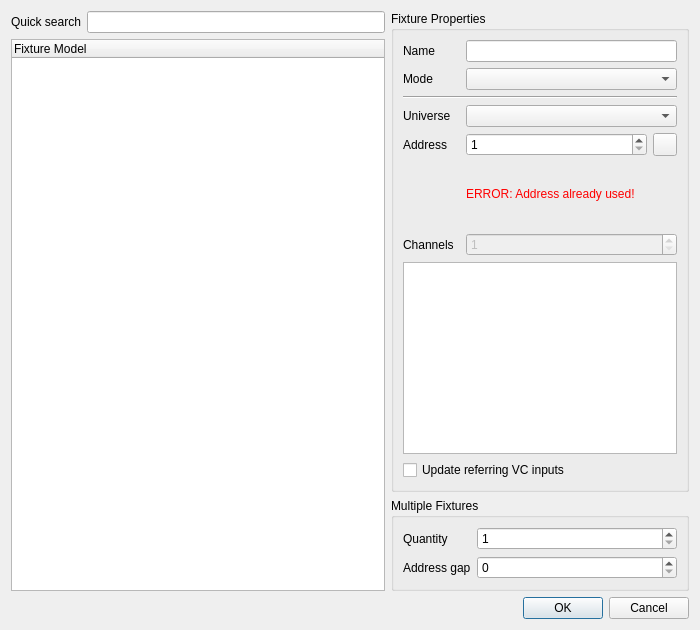
<?xml version="1.0" encoding="UTF-8"?>
<ui version="4.0">
 <author>Massimo Callegari</author>
 <comment>
  Q Light Controller Plus
  addfixture.ui

  Copyright (c) 2015 Massimo Callegari

  Licensed under the Apache License, Version 2.0 (the &quot;License&quot;);
  you may not use this file except in compliance with the License.
  You may obtain a copy of the License at

      http://www.apache.org/licenses/LICENSE-2.0.txt

  Unless required by applicable law or agreed to in writing, software
  distributed under the License is distributed on an &quot;AS IS&quot; BASIS,
  WITHOUT WARRANTIES OR CONDITIONS OF ANY KIND, either express or implied.
  See the License for the specific language governing permissions and
  limitations under the License.
 </comment>
 <class>AddFixture</class>
 <widget class="QDialog" name="AddFixture">
  <property name="geometry">
   <rect>
    <x>0</x>
    <y>0</y>
    <width>700</width>
    <height>630</height>
   </rect>
  </property>
  <property name="windowTitle">
   <string>Add fixture</string>
  </property>
  <layout class="QGridLayout" name="gridLayout_3">
   <item row="0" column="2" rowspan="2">
    <widget class="QGroupBox" name="m_propertiesGroup">
     <property name="sizePolicy">
      <sizepolicy hsizetype="Preferred" vsizetype="Expanding">
       <horstretch>0</horstretch>
       <verstretch>0</verstretch>
      </sizepolicy>
     </property>
     <property name="title">
      <string>Fixture Properties</string>
     </property>
     <layout class="QGridLayout" name="gridLayout">
      <item row="0" column="0">
       <widget class="QLabel" name="m_nameLabel">
        <property name="text">
         <string>Name</string>
        </property>
       </widget>
      </item>
      <item row="0" column="2">
       <widget class="QLineEdit" name="m_nameEdit">
        <property name="toolTip">
         <string>A friendly name for the new fixture</string>
        </property>
       </widget>
      </item>
      <item row="1" column="0">
       <widget class="QLabel" name="m_modeLabel">
        <property name="text">
         <string>Mode</string>
        </property>
       </widget>
      </item>
      <item row="1" column="2">
       <widget class="QComboBox" name="m_modeCombo">
        <property name="toolTip">
         <string>Selected fixture mode</string>
        </property>
       </widget>
      </item>
      <item row="2" column="0" colspan="3">
       <widget class="Line" name="line">
        <property name="orientation">
         <enum>Qt::Horizontal</enum>
        </property>
       </widget>
      </item>
      <item row="3" column="0">
       <widget class="QLabel" name="m_universeLabel">
        <property name="text">
         <string>Universe</string>
        </property>
       </widget>
      </item>
      <item row="3" column="2">
       <widget class="QComboBox" name="m_universeCombo">
        <property name="toolTip">
         <string>Add fixture to this universe</string>
        </property>
       </widget>
      </item>
      <item row="4" column="0">
       <widget class="QLabel" name="m_addressLabel">
        <property name="text">
         <string>Address</string>
        </property>
       </widget>
      </item>
      <item row="4" column="2">
       <layout class="QHBoxLayout" name="horizontalLayout_6">
        <item>
         <widget class="QSpinBox" name="m_addressSpin">
          <property name="toolTip">
           <string>The starting address of the (first) added fixture</string>
          </property>
          <property name="minimum">
           <number>1</number>
          </property>
          <property name="maximum">
           <number>512</number>
          </property>
         </widget>
        </item>
        <item>
         <widget class="QToolButton" name="m_diptoolButton">
          <property name="toolTip">
           <string>Address Tool</string>
          </property>
          <property name="icon">
           <iconset resource="qlcui.qrc">
            <normaloff>:/diptool.png</normaloff>:/diptool.png</iconset>
          </property>
         </widget>
        </item>
       </layout>
      </item>
      <item row="6" column="0">
       <widget class="QLabel" name="m_channelsLabel">
        <property name="text">
         <string>Channels</string>
        </property>
       </widget>
      </item>
      <item row="6" column="2">
       <widget class="QSpinBox" name="m_channelsSpin">
        <property name="enabled">
         <bool>false</bool>
        </property>
        <property name="toolTip">
         <string>Number of channels in the selected fixture</string>
        </property>
        <property name="minimum">
         <number>1</number>
        </property>
        <property name="maximum">
         <number>1000</number>
        </property>
        <property name="value">
         <number>1</number>
        </property>
       </widget>
      </item>
      <item row="7" column="0" colspan="3">
       <widget class="QListWidget" name="m_channelList">
        <property name="sizePolicy">
         <sizepolicy hsizetype="Expanding" vsizetype="Maximum">
          <horstretch>0</horstretch>
          <verstretch>0</verstretch>
         </sizepolicy>
        </property>
        <property name="toolTip">
         <string>List of channels in the selected fixture mode</string>
        </property>
        <property name="alternatingRowColors">
         <bool>true</bool>
        </property>
        <property name="selectionMode">
         <enum>QAbstractItemView::NoSelection</enum>
        </property>
       </widget>
      </item>
      <item row="5" column="2">
       <widget class="QLabel" name="m_addrErrorLabel">
        <property name="text">
         <string>&lt;html&gt;&lt;head/&gt;&lt;body&gt;&lt;p&gt;&lt;span style=&quot; color:#ff0000;&quot;&gt;ERROR: Address already used!&lt;/span&gt;&lt;/p&gt;&lt;/body&gt;&lt;/html&gt;</string>
        </property>
       </widget>
      </item>
      <item row="8" column="0" colspan="3">
       <widget class="QCheckBox" name="m_updateInputsCheck">
        <property name="text">
         <string>Update referring VC inputs</string>
        </property>
        <property name="toolTip">
         <string>Update the external input of the referring Virtual Console widgets</string>
        </property>
       </widget>
      </item>
     </layout>
    </widget>
   </item>
   <item row="1" column="0" rowspan="2" colspan="2">
    <widget class="QTreeWidget" name="m_tree">
     <property name="sizePolicy">
      <sizepolicy hsizetype="Preferred" vsizetype="Expanding">
       <horstretch>0</horstretch>
       <verstretch>0</verstretch>
      </sizepolicy>
     </property>
     <column>
      <property name="text">
       <string>Fixture Model</string>
      </property>
     </column>
    </widget>
   </item>
   <item row="0" column="0">
    <widget class="QLabel" name="label">
     <property name="text">
      <string>Quick search</string>
     </property>
    </widget>
   </item>
   <item row="2" column="2">
    <widget class="QGroupBox" name="m_multipleGroup">
     <property name="sizePolicy">
      <sizepolicy hsizetype="Preferred" vsizetype="Fixed">
       <horstretch>0</horstretch>
       <verstretch>0</verstretch>
      </sizepolicy>
     </property>
     <property name="title">
      <string>Multiple Fixtures</string>
     </property>
     <layout class="QGridLayout" name="gridLayout_2">
      <item row="0" column="0">
       <widget class="QLabel" name="m_amountLabel">
        <property name="text">
         <string>Quantity</string>
        </property>
       </widget>
      </item>
      <item row="0" column="1">
       <widget class="QSpinBox" name="m_amountSpin">
        <property name="sizePolicy">
         <sizepolicy hsizetype="Expanding" vsizetype="Fixed">
          <horstretch>0</horstretch>
          <verstretch>0</verstretch>
         </sizepolicy>
        </property>
        <property name="toolTip">
         <string>Number of fixtures to add</string>
        </property>
        <property name="minimum">
         <number>1</number>
        </property>
        <property name="maximum">
         <number>512</number>
        </property>
       </widget>
      </item>
      <item row="1" column="0">
       <widget class="QLabel" name="m_gapLabel">
        <property name="text">
         <string>Address gap</string>
        </property>
       </widget>
      </item>
      <item row="1" column="1">
       <widget class="QSpinBox" name="m_gapSpin">
        <property name="toolTip">
         <string>Number of empty channels to leave between added fixtures</string>
        </property>
        <property name="maximum">
         <number>511</number>
        </property>
       </widget>
      </item>
     </layout>
    </widget>
   </item>
   <item row="4" column="0" colspan="3">
    <layout class="QHBoxLayout" name="horizontalLayout">
     <item>
      <widget class="QLabel" name="m_fixturesCount">
       <property name="text">
        <string/>
       </property>
      </widget>
     </item>
     <item>
      <widget class="QDialogButtonBox" name="m_buttonBox">
       <property name="orientation">
        <enum>Qt::Horizontal</enum>
       </property>
       <property name="standardButtons">
        <set>QDialogButtonBox::Cancel|QDialogButtonBox::Ok</set>
       </property>
      </widget>
     </item>
    </layout>
   </item>
   <item row="0" column="1">
    <widget class="QLineEdit" name="m_searchEdit"/>
   </item>
  </layout>
 </widget>
 <resources>
  <include location="qlcui.qrc"/>
 </resources>
 <connections>
  <connection>
   <sender>m_buttonBox</sender>
   <signal>accepted()</signal>
   <receiver>AddFixture</receiver>
   <slot>accept()</slot>
   <hints>
    <hint type="sourcelabel">
     <x>359</x>
     <y>449</y>
    </hint>
    <hint type="destinationlabel">
     <x>308</x>
     <y>376</y>
    </hint>
   </hints>
  </connection>
  <connection>
   <sender>m_buttonBox</sender>
   <signal>rejected()</signal>
   <receiver>AddFixture</receiver>
   <slot>reject()</slot>
   <hints>
    <hint type="sourcelabel">
     <x>284</x>
     <y>424</y>
    </hint>
    <hint type="destinationlabel">
     <x>399</x>
     <y>376</y>
    </hint>
   </hints>
  </connection>
 </connections>
</ui>
